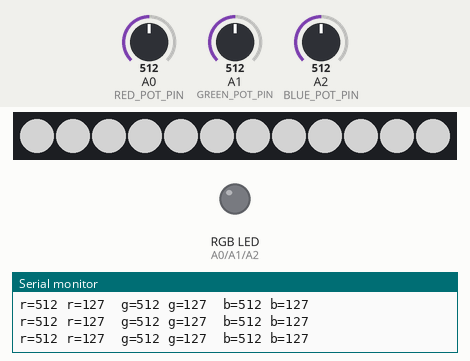
Recording of a sketch running on a simulated Arduino Uno, built with avr-gcc and run on an emulated ATmega328P. On the bench: 12 RGB LEDs in strip order, left to right, an RGB LED mixed from three pins (HIGH = lit), the last lines printed to the serial monitor. The test bench sets the inputs (shaded band); at power-on: A0 (RED_POT_PIN) = 512, A1 (GREEN_POT_PIN) = 512, A2 (BLUE_POT_PIN) = 512. Dim RGB values are drawn brighter than linear.

Above: at 1.2 s.
1.3 s: A0 (RED_POT_PIN) set to 306
At 2.3 s:
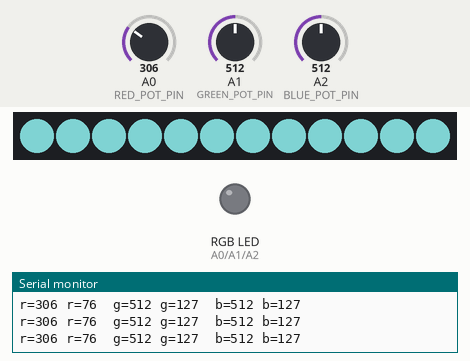
2.8 s: A1 (GREEN_POT_PIN) set to 716
4.3 s: A2 (BLUE_POT_PIN) set to 1023
5.9 s: A1 (GREEN_POT_PIN) set to 0
At 7.1 s:
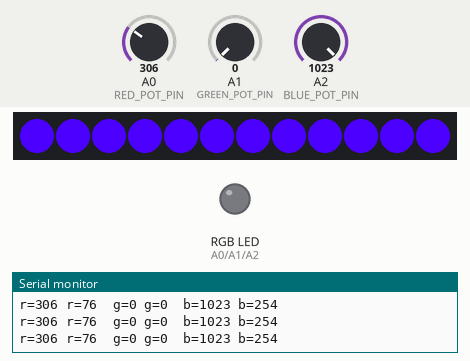
7.4 s: A0 (RED_POT_PIN) set to 511
8.9 s: A1 (GREEN_POT_PIN) set to 511
At 9.4 s:
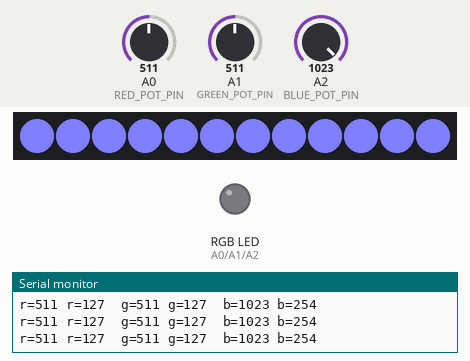
Timing chart, 0 to 11.5 s (numbered marks = the images above; inputs shaded):
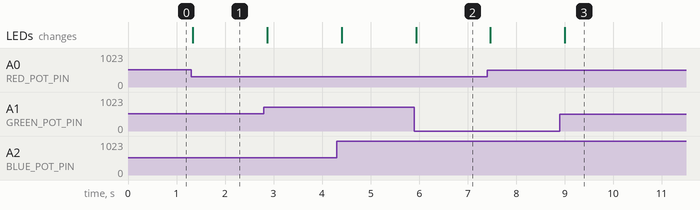

Measured:
- after the input at 1.3 s, the LEDs: change at once (image 1)
- after the input at 5.9 s, the LEDs: change at once (image 2)
- after the input at 8.9 s, the LEDs: change after 0.10 s (image 3)

The sketch:

_02-rgb-lab-debug.ino
```cpp
#include <Adafruit_NeoPixel.h>

#define RED_POT_PIN A0
#define GREEN_POT_PIN A1
#define BLUE_POT_PIN A2

#define NUMBER_PIXELS 12
#define LED_DATA_PIN 12
Adafruit_NeoPixel strip = Adafruit_NeoPixel(NUMBER_PIXELS, LED_DATA_PIN, NEO_GRB + NEO_KHZ800);


void setup()
{
  pinMode(RED_POT_PIN, OUTPUT);
  pinMode(GREEN_POT_PIN, OUTPUT);
  pinMode(BLUE_POT_PIN, OUTPUT);
  strip.begin(); // initialize the memory for the LED strip
  Serial.begin(9600);
}

void loop() {
  int redValue2, greenValue2, blueValue2;
  // read the POT values
  int redValue = analogRead(RED_POT_PIN);
  int greenValue = analogRead(GREEN_POT_PIN);
  int blueValue = analogRead(BLUE_POT_PIN);

    // convert range of 0-1023 to 0-255
  redValue2 = map(redValue, 0, 1024, 0, 255);
  greenValue2 = map(greenValue, 0, 1024, 0, 255);
  blueValue2 = map(blueValue,  0, 1024, 0, 255);

  Serial.print("r=");
  Serial.print(redValue, DEC);
  Serial.print(" r=");
  Serial.print(redValue2, DEC);

  Serial.print("  g=");
  Serial.print(greenValue, DEC);
  Serial.print(" g=");
  Serial.print(greenValue2, DEC);

  Serial.print("  b=");
  Serial.print(blueValue, DEC);
  Serial.print(" b=");
  Serial.println(blueValue2, DEC);


  // update the new values
  for (int i=0; i<=NUMBER_PIXELS; i++)
      strip.setPixelColor(i, redValue2, greenValue2, blueValue2);
   strip.show();
   delay(100); // slow the loop down
}
```
